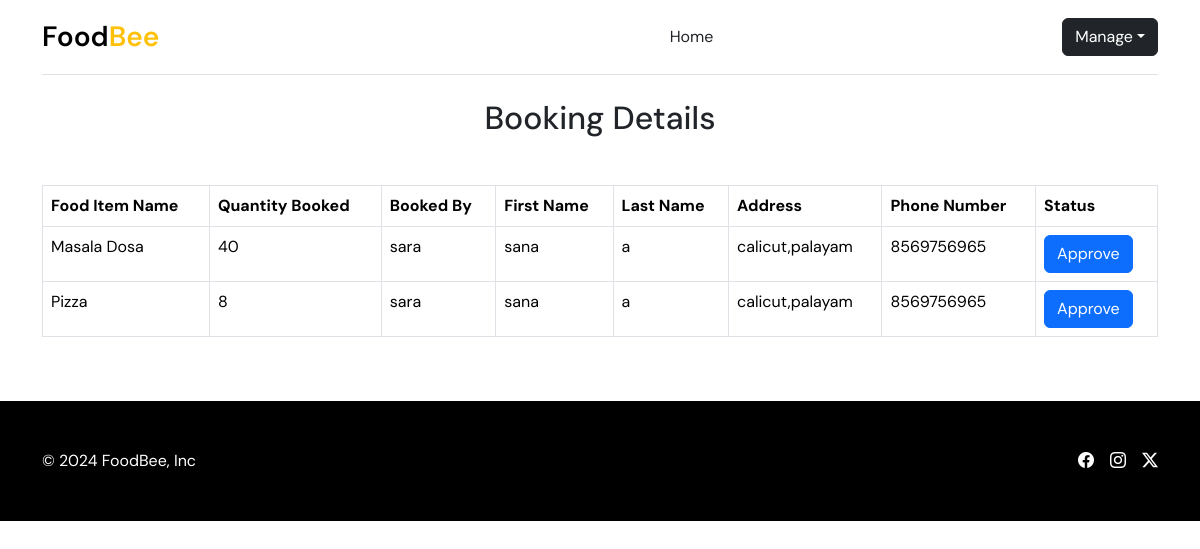
Before: /staff_bookings/ with the older database file.
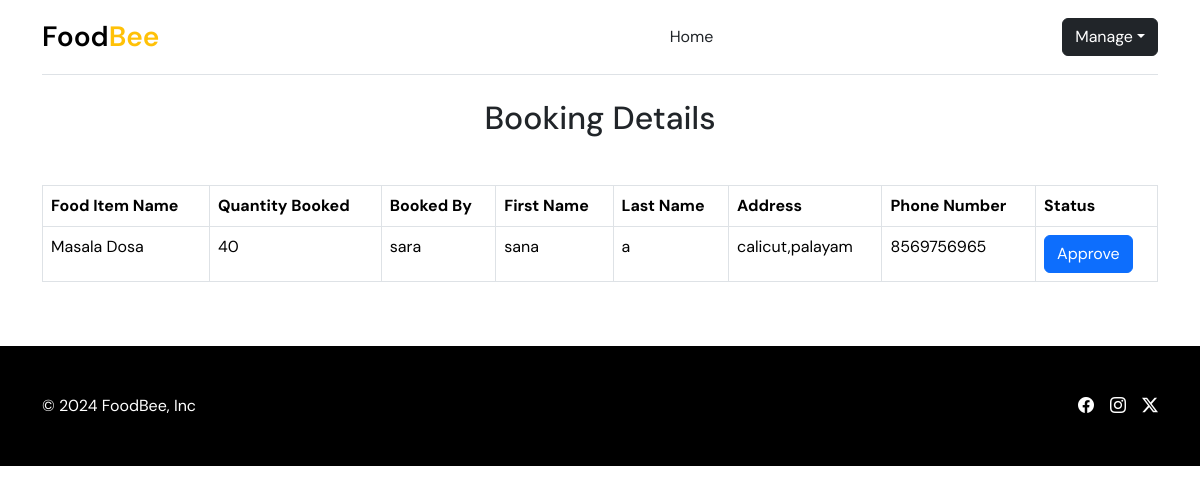
After: the same page with the newer database file.
### catering/models.py (models this page shows, shortened)
class FoodItem(models.Model):
    food_id = models.AutoField(primary_key=True)
    name = models.CharField(max_length=200)
    image = models.ImageField(upload_to="foods", null=True, blank=True)
    catering_name = models.CharField(max_length=200)
    quantity_available = models.IntegerField(default=0)
    quantity_booked = models.IntegerField(default=0)
    booked_by = models.ForeignKey(User, on_delete=models.CASCADE, related_name='booked_items', null=True)
    status = models.CharField(max_length=20, default='Pending')

### users/models.py (models this page shows, shortened)
class UserProfile(models.Model):
    user = models.OneToOneField(User, on_delete=models.CASCADE,related_name='profile',null=True,blank=True)
    first_name = models.CharField(max_length=100)
    last_name = models.CharField(max_length=100)
    phone_number = models.CharField(max_length=15)
    address = models.TextField()
    email = models.EmailField()

### catering/views.py (the view)
# urls.py: path('staff_bookings/',views.staff_bookings,name="staff_bookings"),
def staff_bookings(request):
    booked_items = FoodItem.objects.filter(booked_by__isnull=False)
    booking_details = []
    for food_item in booked_items:
        user_profile = UserProfile.objects.get(user=food_item.booked_by)
        booking_details.append({
            'food_item_name': food_item.name,
            'quantity_booked': food_item.quantity_booked,
            'booked_by_username': food_item.booked_by.username,
            'booked_by_first_name': user_profile.first_name,
            'booked_by_last_name': user_profile.last_name,
            'address': user_profile.address,
            'phone_number': user_profile.phone_number,
            'booked_by_email': food_item.booked_by.email,
            'food_id': food_item.pk,
        })
    context = {'booking_details': booking_details}
    return render(request, 'catering/bookings.html', context)

### templates/catering/bookings.html (shortened to what this page needs)
{% extends 'catering/view_food.html' %}
{%load static%}
{%block content%}
<h2 class="text-center"> Booking Details</h2>
<div class="container mt-5 mb-5">
    <div class="table-responsive">
      <table class="table table-bordered">
        <thead class="thead-dark">
          <tr>
            <th>Food Item Name</th>
            <th>Quantity Booked</th>
            <th>Booked By</th>
            <th>First Name</th>
            <th>Last Name</th>
            <th>Address</th>
            <th>Phone Number</th>
            <th>Status</th>
          </tr>
        </thead>
        <tbody>
          {% for detail in booking_details %}
            <tr>
              <td>{{ detail.food_item_name }}</td>
              <td>{{ detail.quantity_booked }}</td>
              <td>{{ detail.booked_by_username }}</td>
              <td>{{ detail.booked_by_first_name }}</td>
              <td>{{ detail.booked_by_last_name }}</td>
              <td>{{ detail.address }}</td>
              <td>{{ detail.phone_number }}</td>
              <td>
                <form action="{% url 'approve_booking' food_id=detail.food_id %}" method="post">
                    <button type="submit" class="btn {% if detail.status == 'approved' %}btn-success{% else %}btn-primary{% endif %}">
                        {% if detail.status == 'approved' %}Approved{% else %}Approve{% endif %}
                    </button>
                </form>
             </td>
            </tr>
          {% endfor %}
        </tbody>
      </table>
    </div>
  </div>
{%endblock%}

Changed rows visible on the page:
no longer on this page (row edited): FoodItem: food_item_name "Pizza"
Other visible differences:
list line gone: "8 a Approve"
list line gone: "sara"
list line gone: "sana calicut,palayam 8569756965"
